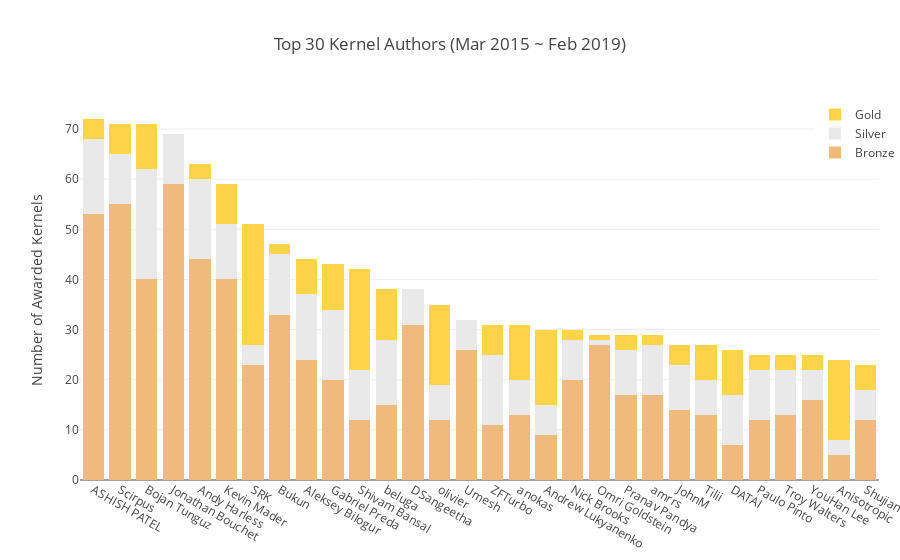

The notebook cell this image was saved under:
### Markdown cell above
Let's now have a quick look at some of the Top Authors in Kaggle

### Code cell
nbr_medals_per_author = pd.crosstab( [normal_user_kernels['AuthorUserId'], normal_user_kernels['DisplayName']], normal_user_kernels['Medal'])
nbr_medals_per_author = nbr_medals_per_author.rename(columns={0: 'NotAwarded', 1.0: 'Gold', 2.0: 'Silver', 3.0: 'Bronze'})
nbr_medals_per_author['Awarded'] = nbr_medals_per_author['Gold'] + nbr_medals_per_author['Silver'] + nbr_medals_per_author['Bronze']
nbr_medals_per_author = nbr_medals_per_author.sort_values(by='Awarded', ascending=False)
nbr_medals_per_author = nbr_medals_per_author.reset_index(level=1) # Make DisplayName a column

n = 30
top = nbr_medals_per_author[:n]


fig = {
    'data': [
        {
            'type': 'bar',
            'y': top['Bronze'].values,
            'x': top['DisplayName'].values,
            'name': 'Bronze',
            'marker': {'color': medal_colors[2]}
        }, {
            'type': 'bar',
            'y': top['Silver'].values,
            'x': top['DisplayName'].values,
            'name': 'Silver',
            'marker': {'color': medal_colors[1]}
        }, {
            'type': 'bar',
            'y': top['Gold'].values,
            'x': top['DisplayName'].values,
            'name': 'Gold',
            'marker': {'color': medal_colors[0]}
        }
    ], 'layout': {
        'title': f'Top {n} Kernel Authors ({range_dates_str})',
        'barmode': 'stack',
        'yaxis': {'title': 'Number of Awarded Kernels'},
        'legend': {'x': 0.92, 'y': 1},
        'margin': {'r': 0},
        #'plot_bgcolor': PLOT_BG_COLOR,
    }
}

iplot(fig)

### Figure 1 — Plotly figure (JSON) as saved in the notebook; plotly's stock layout.template omitted (floating-point values rounded to 4 significant figures)
{"data": [{"marker": {"color": "#f0ba7c"}, "name": "Bronze", "type": "bar", "uid": "9784cba7-8fa8-4252-97e1-d60ccf852148", "x": ["ASHISH PATEL", "Scirpus", "Bojan Tunguz", "Jonathan Bouchet", "Andy Harless", "Kevin Mader", "SRK", "Bukun", "Aleksey Bilogur", "Gabriel Preda", "Shivam Bansal", "beluga", "DSangeetha", "olivier", "Umesh", "ZFTurbo", "anokas", "Andrew Lukyanenko", "Nick Brooks", "Omri Goldstein", "Pranav Pandya", "amrrs", "JohnM", "Tilii", "DATAI", "Paulo Pinto", "Troy Walters", "YouHan Lee", "Anisotropic", "Shujian L."], "y": [53, 55, 40, 59, 44, 40, 23, 33, 24, 20, 12, 15, 31, 12, 26, 11, 13, 9, 20, 27, 17, 17, 14, 13, 7, 12, 13, 16, 5, 12]}, {"marker": {"color": "#e9e9e9"}, "name": "Silver", "type": "bar", "uid": "aa1dad5e-563f-4c87-a4d7-8cdae6b120bc", "x": ["ASHISH PATEL", "Scirpus", "Bojan Tunguz", "Jonathan Bouchet", "Andy Harless", "Kevin Mader", "SRK", "Bukun", "Aleksey Bilogur", "Gabriel Preda", "Shivam Bansal", "beluga", "DSangeetha", "olivier", "Umesh", "ZFTurbo", "anokas", "Andrew Lukyanenko", "Nick Brooks", "Omri Goldstein", "Pranav Pandya", "amrrs", "JohnM", "Tilii", "DATAI", "Paulo Pinto", "Troy Walters", "YouHan Lee", "Anisotropic", "Shujian L."], "y": [15, 10, 22, 10, 16, 11, 4, 12, 13, 14, 10, 13, 7, 7, 6, 14, 7, 6, 8, 1, 9, 10, 9, 7, 10, 10, 9, 6, 3, 6]}, {"marker": {"color": "#ffd448"}, "name": "Gold", "type": "bar", "uid": "5bf0f2c4-88b3-4df3-a88d-4bb2278b54f3", "x": ["ASHISH PATEL", "Scirpus", "Bojan Tunguz", "Jonathan Bouchet", "Andy Harless", "Kevin Mader", "SRK", "Bukun", "Aleksey Bilogur", "Gabriel Preda", "Shivam Bansal", "beluga", "DSangeetha", "olivier", "Umesh", "ZFTurbo", "anokas", "Andrew Lukyanenko", "Nick Brooks", "Omri Goldstein", "Pranav Pandya", "amrrs", "JohnM", "Tilii", "DATAI", "Paulo Pinto", "Troy Walters", "YouHan Lee", "Anisotropic", "Shujian L."], "y": [4, 6, 9, 0, 3, 8, 24, 2, 7, 9, 20, 10, 0, 16, 0, 6, 11, 15, 2, 1, 3, 2, 4, 7, 9, 3, 3, 3, 16, 5]}], "layout": {"barmode": "stack", "legend": {"x": 0.92, "y": 1}, "margin": {"r": 0}, "title": {"text": "Top 30 Kernel Authors (Mar 2015 ~ Feb 2019)"}, "yaxis": {"title": {"text": "Number of Awarded Kernels"}}}}
